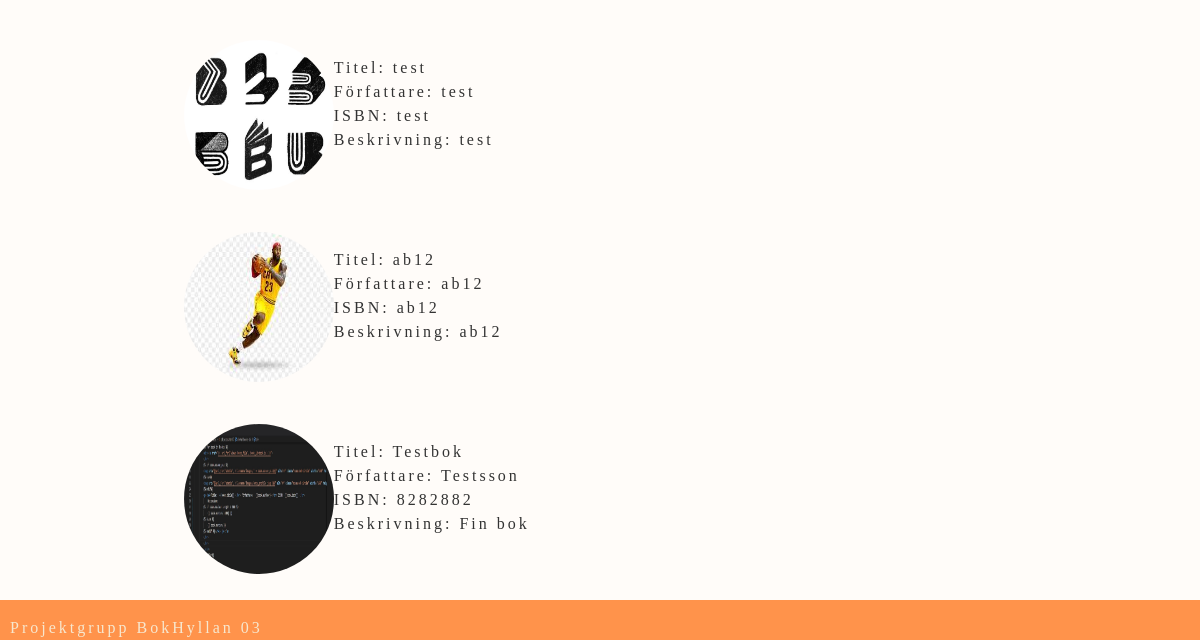
/all-books (signed in, lower part), run on an earlier commit of the app's database.
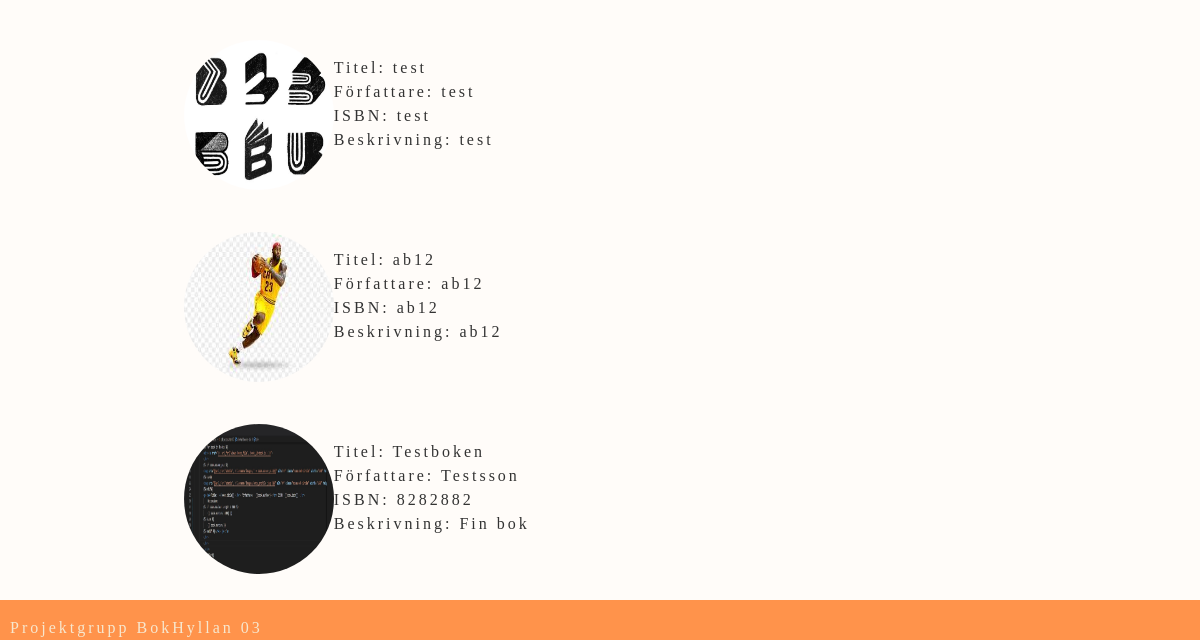
And on a later commit of the database.
### website/models.py (models this page shows)
class Book(db.Model):
    id = db.Column(db.Integer, primary_key = True)
    title = db.Column(db.String(150))
    author = db.Column(db.String(150))
    isbn = db.Column(db.String(150))
    review = db.Column(db.String(30000))
    user_id = db.Column(db.Integer, db.ForeignKey('user.id'))
    cover_pic = db.Column(db.String())

### website/views.py (the view)
@views.route('/all-books')
@login_required
def show_all_books():
    books = Book.query.all()
    return render_template('all_books.html', user=current_user, books=books )

### website/templates/all_books.html (shortened to what this page needs)
{% extends "base.html" %}
{% block content %}
    <div id="all-books-div">
        {% for book in books %}
        <div id="book-list-div">
            <a href="{{ url_for('views.book_file', book_id=book.id) }}">
                <div id="book-list-img-div">
                {% if book.cover_pic %}
                    <img src="{{url_for('static', filename='images/' + book.cover_pic)}}" alt="#" class="rounded-circle" width="150" height="150" align="left">
                {%else%}
                    <img src="{{url_for('static', filename='images/emty_profile.jpg')}}" alt="#" class="rounded-circle" width="150" height="150" align="left">
                {%endif%}
                </div>
                <ul id="book-list">
                    <li>
                        Titel:  {{book.title}}
                    </li>
                    <li>
                        Författare:  {{book.author}}
                    </li>
                    <li>
                        ISBN: {{book.isbn}}
                    </li>
                    <li>
                        Beskrivning:
                        {% if book.review|length > 100 %}
                            {{ book.review[:100] }}
                        {% else %}
                            {{ book.review }}
                        {% endif %}
                    </li>
                </ul>
            </a>
        </div>
        {%endfor%}
    </div>
{% endblock %}

### website/templates/base.html (shortened to what this page needs)
<!DOCTYPE html>
<html lang="en">
<head>
  <link rel="stylesheet" href="https://cdn.jsdelivr.net/npm/bootstrap@4.3.1/dist/css/bootstrap.min.css"
>
  <link rel="stylesheet" type="text/css" href="{{ url_for('static', filename='styles/style.css')}}">
</head>
<body>
  <div class="container">
    {% block content %}
    {% endblock %}
  </div>
  <footer>
    <p>Projektgrupp BokHyllan 03</p>
  </footer>
</body>
</html>

### website/static/styles/style.css (style rules this page uses)
body { background-color: #fffcf9; font-family: "Palatino Linotype", "Book Antiqua", Palatino, serif; letter-spacing: 3px; }
a { color:rgb(51, 51, 51) }
#home-div, #add-book-div, #sign-up-div, #add-bio-div, #edit-profile-div, #edit-book-div, #add-pic-div, #all-books-div, #search-result-div, #user-books-div { width:75%; margin:auto; margin-top:3em; }
#all-books-div { margin-bottom: 3.5em; }
#book-list-div { padding-top:2em; padding-bottom:2em }
#book-list { list-style-type: none; margin: 0; padding: 1em; }
footer { background-color: #ff934b; color: #F7E7CE; position: fixed; padding-left: 10px; bottom: 0; width: 100%; height: 2.5rem; }
footer > p { margin-top: 1em; }

What changed in the data, as far as the page shows it:
changed Book "Testsson": title "Testbok" → "Testboken"
